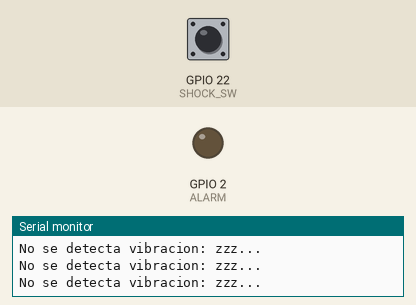
Recording of a program running on a simulated ESP32. Parts: output pins drawn as LEDs (lit = HIGH), the last lines printed to the serial monitor. Dashed ring = blinking. The inputs (shaded band) are chosen by the test bench; at power-on: GPIO 22 (SHOCK_SW) LOW.

Above: at 1.2 s.
1.3 s: GPIO 22 (SHOCK_SW) pulled HIGH for 0.15 s
At 1.39 s:
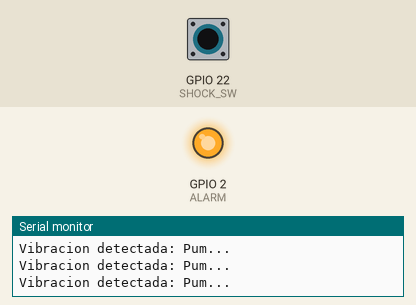
2.9 s: GPIO 22 (SHOCK_SW) pulled HIGH for 3.2 s
At 6.6 s:
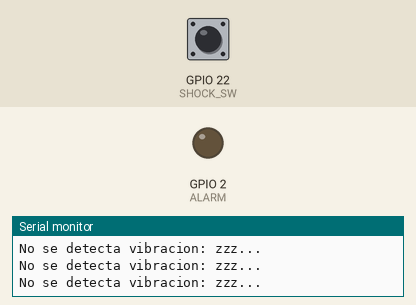
9.1 s: GPIO 22 (SHOCK_SW) pulsed HIGH 2 times (0.12 s each, 0.3 s apart)
At 9.46 s:
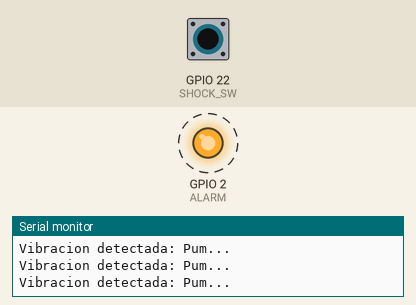
12.7 s: GPIO 22 (SHOCK_SW) driven HIGH
At 13.1 s:
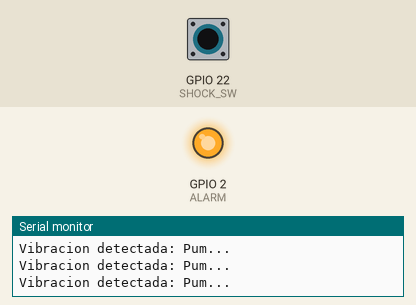
15.7 s: GPIO 22 (SHOCK_SW) driven LOW
At 16.1 s:
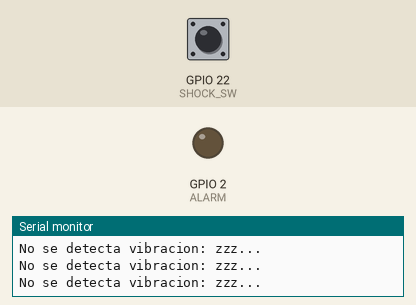
Timing chart, 0 to 18.7 s (numbered marks = the images above; inputs shaded):
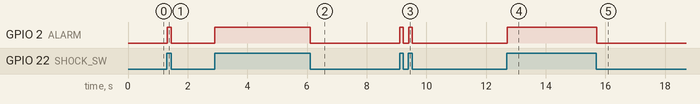

The program:

main.cpp
```cpp
#include <Arduino.h>

/* ---- Pines I/O ---- */

// Inputs
#define SHOCK_SW  22            // Shock switch module (Elegoo)

// Outputs
#define ALARM LED_BUILTIN       // ESP32 Led

#define DEBUG 1

// Variables aplicacion
int sensor_status = 0;

/* ---- Inicialización ---- */
void setup() {
  // Inicializacion serial
  Serial.begin(19200);

  // Inicializacion I/O
  pinMode(ALARM,OUTPUT);
  pinMode(SHOCK_SW, INPUT);

  // Impresion en el monitor serial
  #if DEBUG
    Serial.println("Shock example -> OK");
  #endif

}

/* ---- Loop infinito ---- */
void loop() {
  sensor_status = digitalRead(SHOCK_SW); // read and assign the value of digital interface 3 to val
	if(sensor_status == HIGH) {
    // Vibracion
		digitalWrite(ALARM, HIGH);
    #if DEBUG
      Serial.println("Vibracion detectada: Pum...");
    #endif
	}
	else {
		digitalWrite(ALARM, LOW);
    #if DEBUG
      Serial.println("No se detecta vibracion: zzz...");
    #endif
	}
}
```

Measured:
- after the input at 1.3 s, GPIO 2 (ALARM): LOW → HIGH at once, → LOW 0.14 s later
- after the input at 2.9 s, GPIO 2 (ALARM): LOW → HIGH at once, → LOW 3.2 s later
- after the input at 9.1 s, GPIO 2 (ALARM): alternates HIGH for 0.12 s and LOW for 0.17 s, 4 changes in all, then stays LOW, starting at once
- after the input at 12.7 s, GPIO 2 (ALARM): LOW → HIGH at once
- after the input at 15.7 s, GPIO 2 (ALARM): HIGH → LOW at once
